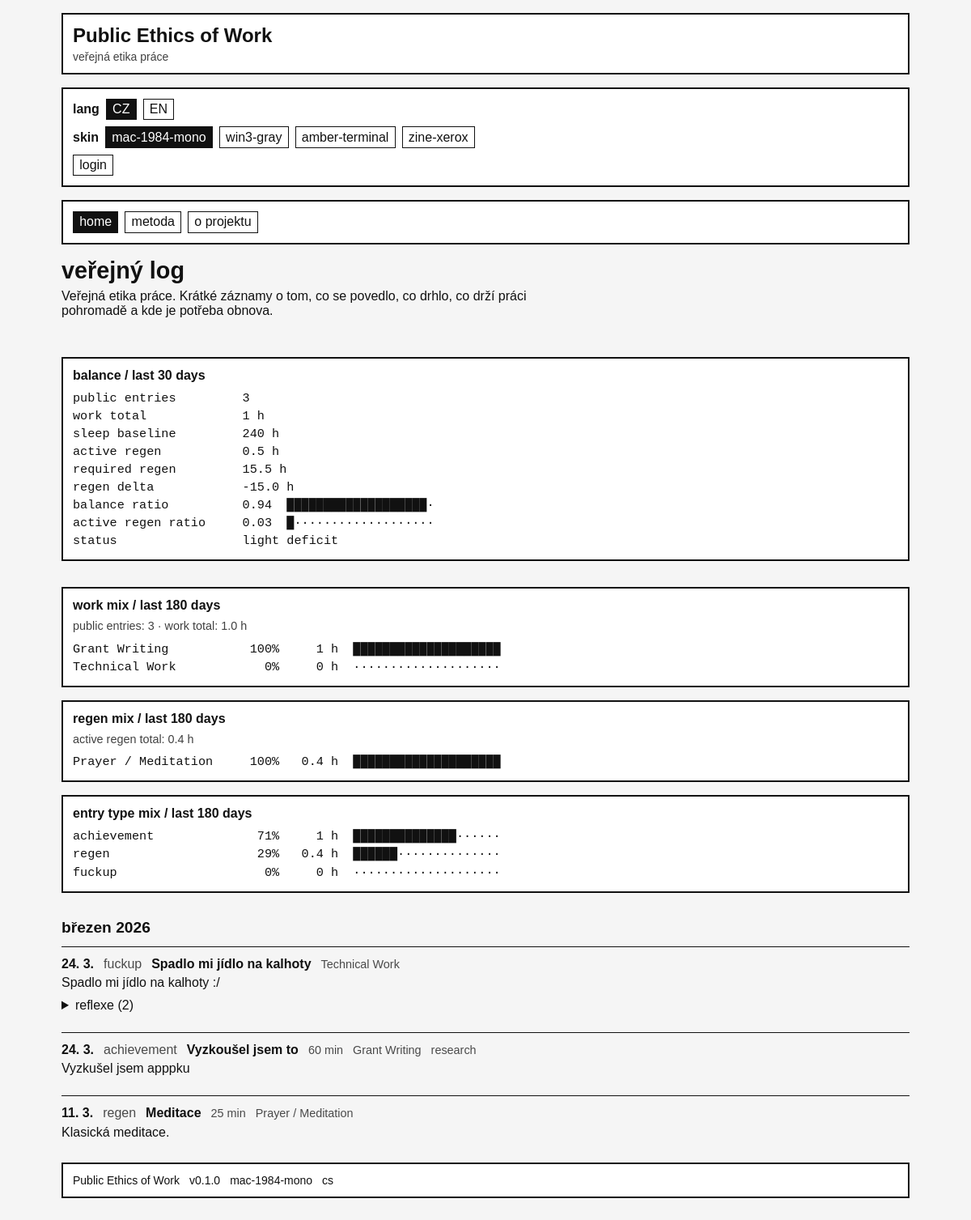
The page / on the database its author committed.
### tables this page shows
CREATE TABLE entries (
    id INTEGER PRIMARY KEY AUTOINCREMENT,
    entry_date DATE NOT NULL,
    slug VARCHAR(255) UNIQUE,

    entry_type VARCHAR(20) NOT NULL
        CHECK (entry_type IN ('achievement', 'fuckup', 'regen', 'repair')),

    title VARCHAR(255),
    body TEXT NOT NULL,
    public_text TEXT,
    private_notes TEXT,

    minutes INTEGER NOT NULL DEFAULT 0
        CHECK (minutes >= 0),

    category_id INTEGER NOT NULL,
    project_id INTEGER,

    visibility VARCHAR(20) NOT NULL DEFAULT 'private'
        CHECK (visibility IN ('private', 'public', 'internal')),

    locale VARCHAR(20) NOT NULL DEFAULT 'cs'
        CHECK (locale IN ('cs', 'en', 'bilingual')),

    is_invisible_work INTEGER NOT NULL DEFAULT 0
        CHECK (is_invisible_work IN (0, 1)),

    workload_override DECIMAL(10,2),
    recovery_override DECIMAL(10,2),

    what_happened TEXT,
    why_it_matters TEXT,
    my_take TEXT,
    next_time TEXT,

    allow_reflections INTEGER NOT NULL DEFAULT 0
        CHECK (allow_reflections IN (0, 1)),

    repair_of_entry_id INTEGER,

    created_at DATETIME NOT NULL DEFAULT CURRENT_TIMESTAMP,
    updated_at DATETIME NOT NULL DEFAULT CURRENT_TIMESTAMP,

    FOREIGN KEY (category_id)
        REFERENCES categories(id)
        ON UPDATE CASCADE
        ON DELETE RESTRICT,

    FOREIGN KEY (project_id)
        REFERENCES projects(id)
        ON UPDATE CASCADE
        ON DELETE SET NULL,

    FOREIGN KEY (repair_of_entry_id)
        REFERENCES entries(id)
        ON UPDATE CASCADE
        ON DELETE SET NULL
);

CREATE TABLE categories (
    id INTEGER PRIMARY KEY AUTOINCREMENT,
    name VARCHAR(100) NOT NULL,
    slug VARCHAR(100) NOT NULL UNIQUE,
    kind VARCHAR(20) NOT NULL
        CHECK (kind IN ('work', 'recovery')),
    intensity_weight DECIMAL(6,2) NOT NULL DEFAULT 1.00
        CHECK (intensity_weight >= 0),
    recovery_weight DECIMAL(6,2) NOT NULL DEFAULT 0.00
        CHECK (recovery_weight >= 0),
    is_system INTEGER NOT NULL DEFAULT 1
        CHECK (is_system IN (0, 1)),
    sort_order INTEGER NOT NULL DEFAULT 0,
    created_at DATETIME NOT NULL DEFAULT CURRENT_TIMESTAMP,
    updated_at DATETIME NOT NULL DEFAULT CURRENT_TIMESTAMP
);

CREATE TABLE projects (
    id INTEGER PRIMARY KEY AUTOINCREMENT,
    title VARCHAR(255) NOT NULL,
    slug VARCHAR(255) NOT NULL UNIQUE,
    description TEXT,
    public_label VARCHAR(255),
    visibility VARCHAR(20) NOT NULL DEFAULT 'private'
        CHECK (visibility IN ('private', 'public', 'masked')),
    status VARCHAR(20) NOT NULL DEFAULT 'active'
        CHECK (status IN ('active', 'paused', 'archived', 'completed')),
    locale VARCHAR(20) NOT NULL DEFAULT 'cs'
        CHECK (locale IN ('cs', 'en', 'bilingual')),
    is_featured INTEGER NOT NULL DEFAULT 0
        CHECK (is_featured IN (0, 1)),
    sort_order INTEGER NOT NULL DEFAULT 0,
    created_at DATETIME NOT NULL DEFAULT CURRENT_TIMESTAMP,
    updated_at DATETIME NOT NULL DEFAULT CURRENT_TIMESTAMP
);

### app/Views/pages/home.php (the view, shortened to what the rows shown need)
<?php
$monthGroups = $month_groups ?? [];
$reflectionsByEntry = $reflections_by_entry ?? [];
$summaryData = $summary ?? [
    'days' => 180,
    'entry_count' => 0,
    'work_total_minutes' => 0,
    'recovery_total_minutes' => 0,
    'work_mix' => [],
    'recovery_mix' => [],
    'type_mix' => [],
];
$balance30 = $balance_30 ?? null;
?>
<section class="page-section public-log-page">
    <header class="page-header public-log-header">
        <h1><?php echo e(t('section.public_log')); ?></h1>
        <p class="page-lead">
            Veřejná etika práce. Krátké záznamy o tom, co se povedlo, co drhlo, co drží práci pohromadě a kde je potřeba obnova.
        </p>
    </header>
    <?php if ($balance30): ?>
        <article class="card ascii-card">
            <h2>balance / last 30 days</h2>
            <pre class="ascii-block"><?php
echo e('public entries         ' . $balance30['entry_count']) . "\n";
echo e('work total             ' . $balance30['work_hours_label']) . "\n";
echo e('sleep baseline         ' . $balance30['sleep_hours_label']) . "\n";
echo e('active regen           ' . $balance30['active_recovery_hours_label']) . "\n";
echo e('required regen         ' . $balance30['required_active_recovery_hours_label']) . "\n";
echo e('regen delta            ' . $balance30['recovery_delta_hours_label']) . "\n";
echo e('balance ratio          ' . $balance30['balance_ratio_label'] . '  ' . $balance30['balance_bar']) . "\n";
echo e('active regen ratio     ' . $balance30['active_recovery_ratio_label'] . '  ' . $balance30['active_recovery_bar']) . "\n";
echo e('status                 ' . $balance30['balance_status']) . "\n";
?></pre>
        </article>
    <?php endif; ?>
    <section class="ascii-summary">
        <article class="card ascii-card">
            <h2>work mix / last <?php echo e((string) $summaryData['days']); ?> days</h2>
            <div class="ascii-meta-line">
                public entries: <?php echo e((string) $summaryData['entry_count']); ?> · work total: <?php echo e((string) ($summaryData['work_total_minutes'] > 0 ? number_format($summaryData['work_total_minutes'] / 60, 1, '.', '') : '0')); ?> h
            </div>
            <?php if (empty($summaryData['work_mix'])): ?>
                <div class="muted-line">Zatím žádná veřejná work data.</div>
            <?php else: ?>
                <pre class="ascii-block"><?php
foreach ($summaryData['work_mix'] as $row) {
    $label = str_pad(mb_strimwidth($row['label'], 0, 22, '…', 'UTF-8'), 22, ' ');
    $percent = str_pad((string) $row['percent'], 3, ' ', STR_PAD_LEFT);
    $hours = str_pad($row['hours_label'], 6, ' ', STR_PAD_LEFT);
    echo e($label . '  ' . $percent . '%  ' . $hours . '  ' . $row['bar']) . "\n";
}
?></pre>
            <?php endif; ?>
        </article>
        <article class="card ascii-card">
            <h2>regen mix / last <?php echo e((string) $summaryData['days']); ?> days</h2>
            <div class="ascii-meta-line">
                active regen total: <?php echo e((string) ($summaryData['recovery_total_minutes'] > 0 ? number_format($summaryData['recovery_total_minutes'] / 60, 1, '.', '') : '0')); ?> h
            </div>
            <?php if (empty($summaryData['recovery_mix'])): ?>
                <div class="muted-line">Zatím žádná veřejná regen data.</div>
            <?php else: ?>
                <pre class="ascii-block"><?php
foreach ($summaryData['recovery_mix'] as $row) {
    $label = str_pad(mb_strimwidth($row['label'], 0, 22, '…', 'UTF-8'), 22, ' ');
    $percent = str_pad((string) $row['percent'], 3, ' ', STR_PAD_LEFT);
    $hours = str_pad($row['hours_label'], 6, ' ', STR_PAD_LEFT);
    echo e($label . '  ' . $percent . '%  ' . $hours . '  ' . $row['bar']) . "\n";
}
?></pre>
            <?php endif; ?>
        </article>
        <article class="card ascii-card">
            <h2>entry type mix / last <?php echo e((string) $summaryData['days']); ?> days</h2>
            <?php if (empty($summaryData['type_mix'])): ?>
                <div class="muted-line">Zatím žádná veřejná data.</div>
            <?php else: ?>
                <pre class="ascii-block"><?php
foreach ($summaryData['type_mix'] as $row) {
    $label = str_pad(mb_strimwidth($row['label'], 0, 22, '…', 'UTF-8'), 22, ' ');
    $percent = str_pad((string) $row['percent'], 3, ' ', STR_PAD_LEFT);
    $hours = str_pad($row['hours_label'], 6, ' ', STR_PAD_LEFT);
    echo e($label . '  ' . $percent . '%  ' . $hours . '  ' . $row['bar']) . "\n";
}
?></pre>
            <?php endif; ?>
        </article>
    </section>
    <?php if (empty($monthGroups)): ?>
        <article class="card">
            <p>Zatím tu nejsou žádné veřejné záznamy.</p>
        </article>
    <?php else: ?>
        <?php foreach ($monthGroups as $group): ?>
            <section class="month-group">
                <header class="month-header">
                    <h2><?php echo e($group['label']); ?></h2>
                </header>
                <div class="log-list">
                    <?php foreach ($group['entries'] as $entry): ?>
                        <?php
                        $entryId = (int) $entry['id'];
                        $entryType = $entry['entry_type'];
                        $entryText = trim((string) ($entry['public_text'] ?? '')) !== ''
                            ? $entry['public_text']
                            : $entry['body'];
                        $projectLabel = null;
                        if (!empty($entry['project_title'])) {
                            if (($entry['project_visibility'] ?? null) === 'public') {
                                $projectLabel = $entry['project_title'];
                            } elseif (($entry['project_visibility'] ?? null) === 'masked') {
                                $projectLabel = $entry['project_public_label'] ?: 'internal project';
                            }
                        }
                        $approvedReflections = $reflectionsByEntry[$entryId] ?? [];
                        ?>
                        <article class="log-entry log-entry-<?php echo e($entryType); ?>" id="entry-<?php echo e((string) $entryId); ?>">
                            <div class="log-entry-line">
                                <span class="log-entry-date"><?php echo e(date('j. n.', strtotime((string) $entry['entry_date']))); ?></span>
                                <span class="log-entry-type"><?php echo e($entryType); ?></span>
                                <?php if (!empty($entry['title'])): ?>
                                    <span class="log-entry-title"><?php echo e($entry['title']); ?></span>
                                <?php endif; ?>
                                <?php if ((int) $entry['minutes'] > 0): ?>
                                    <span class="log-entry-meta"><?php echo e((string) $entry['minutes']); ?> min</span>
                                <?php endif; ?>
                                <span class="log-entry-meta"><?php echo e($entry['category_name']); ?></span>
                                <?php if ($projectLabel): ?>
                                    <span class="log-entry-meta"><?php echo e($projectLabel); ?></span>
                                <?php endif; ?>
                            </div>
                            <div class="log-entry-body">
                                <?php echo nl2br(e($entryText)); ?>
                            </div>
                            <?php if ($entryType === 'fuckup'): ?>
                                <?php if ((int) $entry['allow_reflections'] === 1): ?>
                                    <details class="log-entry-details reflections-details">
                                        <summary>
                                            reflexe
                                            <?php if (!empty($approvedReflections)): ?>
                                                (<?php echo e((string) count($approvedReflections)); ?>)
                                            <?php endif; ?>
                                        </summary>
                                    </details>
                                <?php endif; ?>
                            <?php endif; ?>
                        </article>
                    <?php endforeach; ?>
                </div>
            </section>
        <?php endforeach; ?>
    <?php endif; ?>
</section>

### app/Core/Router.php (shortened to what the rows shown need)
<?php
class Router
{
    public static function dispatch(): void
    {
        $uri = $_SERVER['REQUEST_URI'] ?? '/';
        $path = self::normalizePath((string) parse_url($uri, PHP_URL_PATH));
        $routes = config('routes', []);
        foreach ($routes as $route) {
            $params = self::match($route['path'], $path);
            if (!empty($route['handler'])) {
                self::runHandler($route, $params);
                return;
            }
            return;
        }
    }
    protected static function runHandler(array $route, array $params = []): void
    {
        $handler = $route['handler'];
        [$class, $method] = $handler;
        call_user_func([$class, $method], $params);
    }
    protected static function match(string $routePath, string $requestPath): ?array
    {
        $params = [];
        return $params;
    }
    protected static function normalizePath(string $path): string
    {
        $path = '/' . trim($path, '/');
        return $path === '//' ? '/' : $path;
    }
}

### rows shown on the page
entries: category.name "Grant Writing 100% 1 h ████████████████████", entry_type "achievement 71% 1 h ██████████████······", entry_date "24. 3.", entry_type "achievement", title "Vyzkoušel jsem to", minutes "60", category.name "Grant Writing", project.public_label "research", public_text "Vyzkušel jsem apppku"
entries: category.name "Technical Work 0% 0 h ····················", entry_type "fuckup 0% 0 h ····················", entry_date "24. 3.", entry_type "fuckup", title "Spadlo mi jídlo na kalhoty", category.name "Technical Work", public_text "Spadlo mi jídlo na kalhoty :/", id "2"
entries: category.name "Prayer / Meditation 100% 0.4 h ████████████████████", entry_type "regen 29% 0.4 h ██████··············", entry_date "11. 3.", entry_type "regen", title "Meditace", minutes "25", category.name "Prayer / Meditation", body "Klasická meditace."

### other values the page prints
$skin "mac-1984-mono"
$skin "win3-gray"
$skin "amber-terminal"
$skin "zine-xerox"
t($item['label_key']) "home"
t($item['label_key']) "metoda"
t($item['label_key']) "o projektu"
$summaryData['days'] "180"
$summaryData['entry_count'] "3"
$group['label'] "březen 2026"
